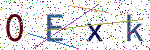
#> input picture ImageToOcr/0Exk_captcha742.png, 150 x 50 px
$ python -i PreSetOcrImage.py   (imports and definitions only)   (older library calls are emulated)
#> lines starting #> are read from the running program, lines starting #| are printed output that depends on the picture; after the words box and inside, x2 and y2 are one past the last pixel; in counts of white or black regions, pixels touching at a corner belong together
import numpy as np
import cv2
from PIL import Image


# 手动二值化 翻转黑白
def get_static_binary_image(gray_img, out_image_path=None, threshold=140, reverse=True):
    w, h = len(gray_img), len(gray_img[0])
    for y in range(h):
        for x in range(w):
            if reverse:
                if gray_img[x, y] < threshold:
                    gray_img[x, y] = 255
                else:
                    gray_img[x, y] = 0
            else:
                if gray_img[x, y] < threshold:
                    gray_img[x, y] = 0
                else:
                    gray_img[x, y] = 255
    if out_image_path:
        cv2.imwrite(out_image_path, gray_img)
    return gray_img


# 把图片等分cut_num份
def cut_image_to_4(gray_img, cut_num=4):
    cut_image_list = []
    h, w = gray_img.shape
    del_w = int(w / cut_num)
    for index in range(cut_num):
        cut_image = gray_img[0:h, del_w*index:del_w*index+del_w]  # 先用y确定高，再用x确定宽再用x确定宽
        cut_image_list.append(cut_image)
    return cut_image_list


# 重新设置图片大小
def resize_image(file_path, out_img_path, img_h=50, img_w=150):
    image = Image.open(file_path)
    resized_image = image.resize((img_w, img_h), Image.ANTIALIAS)
    resized_image.save(out_img_path)


# 识别之前 去噪 转为向量
def shape_image(img_path, img_h=28, img_w=28, out_path=None):

#> called with img_path = '../ImageToOcr/0Exk_captcha742.png', img_h = 28, img_w = 28
    origin_img = cv2.imread(img_path)                        # 读取图片
#> origin_img is the input picture: shape (50, 150, 3); mean B, G, R 225.7, 222.5, 224
    print(origin_img.shape)
#| (50, 150, 3)
    h, w, t = origin_img.shape
#> h = 50; w = 150; t = 3
    if h != img_h or w != img_w:
        resize_image(img_path, img_path, img_h, img_w)
#> in resize_image, `resized_image = image.resize((img_w, img_h), Image.ANTIALIAS)`:
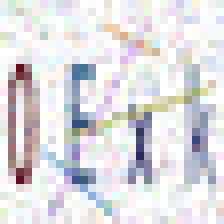
#> resized_image: PIL image 28x28 RGB (shown 8 times larger); mean R, G, B 222.6, 221.1, 224.5

    origin_img = get_dynamic_binary_image(img_path)  # 读取图片
    if out_path:
        cv2.imwrite(out_path, origin_img)
    # origin_img = get_static_binary_image(origin_img, out_image_path=img_path)
    origin_img = np.array(origin_img)
    origin_img = origin_img.reshape(img_h, img_w, 1)
    origin_img = origin_img.astype('float32') / 255

    return origin_img


# 自适应阀值二值化 灰度处理
def get_dynamic_binary_image(origin_img_path):
#> called with origin_img_path = '../ImageToOcr/0Exk_captcha742.png'
    origin_img = cv2.imread(origin_img_path)                        # 读取图片
#> origin_img: shape (28, 28, 3)
    gray_img = cv2.cvtColor(origin_img, cv2.COLOR_BGR2GRAY)         # 灰度
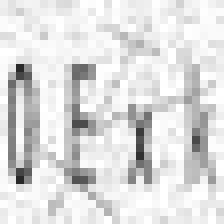
#> gray_img: shape (28, 28) (shown 8 times larger); min 40, max 255, mean 221.9
    threshold_img = _threshold_img(gray_img)
#> in _threshold_img, `im_res = cv2.adaptiveThreshold(gray_img, 255, cv2.ADAPTIVE_THRESH_GAUS..`:
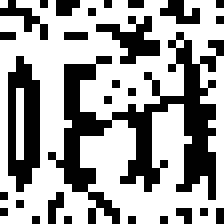
#> im_res: shape (28, 28) (shown 8 times larger); 62.9% white; black in thin lines or dots
    blur_img = _interference_gas(threshold_img)
    return blur_img


# 高斯降噪
def _interference_gas(threshold_img):
    kernel = 1 / 16 * np.array([[1, 2, 1], [2, 4, 2], [1, 2, 1]])
    blur_img = cv2.filter2D(threshold_img, -1, kernel)               # 高斯降噪
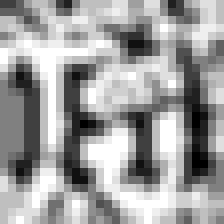
#> blur_img: shape (28, 28) (shown 8 times larger); min 0, max 255, mean 158.8

    # 高斯降噪 后 再做一轮二值化
    interference_img = _threshold_img(blur_img, auto=False)
#> call 2 of _threshold_img, with auto = False
#> in _threshold_img (call 2), `ret, im_res = cv2.threshold(gray_img, 127, 255, cv2.THRESH_BINARY)`:
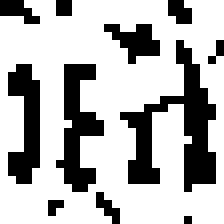
#> im_res: shape (28, 28) (shown 8 times larger); 71.3% white; black in thin lines or dots
    return interference_img


# 阈值二值化
def _threshold_img(gray_img, auto=True):
    if auto:
        im_res = cv2.adaptiveThreshold(gray_img, 255, cv2.ADAPTIVE_THRESH_GAUSSIAN_C,
                                       cv2.THRESH_BINARY, 25, 1)  # 自适应阈值
    else:
        ret, im_res = cv2.threshold(gray_img, 127, 255, cv2.THRESH_BINARY)
    return im_res

>>> result = shape_image('../ImageToOcr/0Exk_captcha742.png')
#> in shape_image, `origin_img = origin_img.astype('float32') / 255`: origin_img: shape (28, 28, 1) float32; values 0 (black) and 1 (white), 71.3% white; black in thin lines or dots

$ run again, on ImageToOcr/0bMp.png
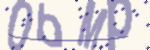
#> input picture ImageToOcr/0bMp.png, 150 x 50 px
#> in shape_image, origin_img is the input picture: shape (50, 150, 3); mean B, G, R 216.9, 208.3, 213.3
#| (50, 150, 3)
#> in _interference_gas, `blur_img = cv2.filter2D(threshold_img, -1, kernel)`:
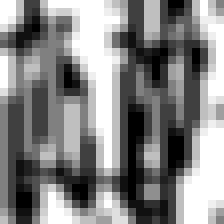
#> blur_img: shape (28, 28) (shown 8 times larger); min 0, max 255, mean 132.4
#> in _threshold_img (call 2), `ret, im_res = cv2.threshold(gray_img, 127, 255, cv2.THRESH_BINARY)`:
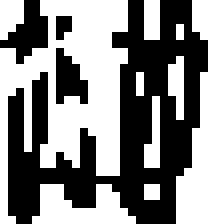
#> im_res: shape (28, 28) (shown 8 times larger); 53.8% white; 4 black regions (2 under 20 px), largest, box (x1, y1, x2, y2) and area: (1, 0, 26, 28) 313, (0, 0, 6, 8) 25

$ run again, on ImageToOcr/0htb.png
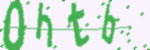
#> input picture ImageToOcr/0htb.png, 150 x 50 px
#> in shape_image, origin_img is the input picture: shape (50, 150, 3); mean B, G, R 212.7, 227.9, 205.6
#| (50, 150, 3)
#> in _interference_gas, `blur_img = cv2.filter2D(threshold_img, -1, kernel)`:
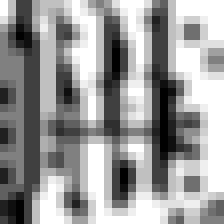
#> blur_img: shape (28, 28) (shown 8 times larger); min 0, max 255, mean 153.7
#> in _threshold_img (call 2), `ret, im_res = cv2.threshold(gray_img, 127, 255, cv2.THRESH_BINARY)`:
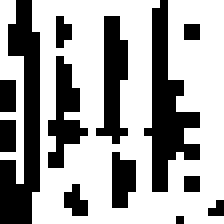
#> im_res: shape (28, 28) (shown 8 times larger); 63.8% white; black in thin lines or dots
